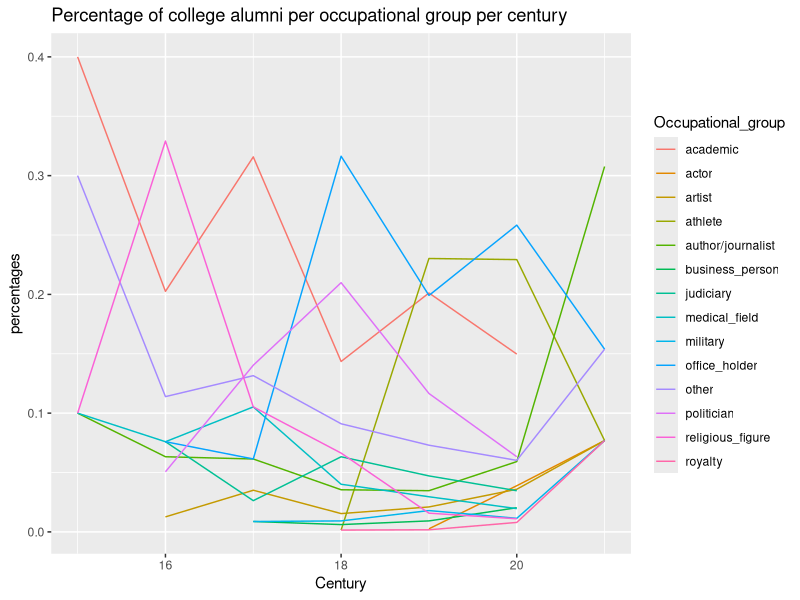
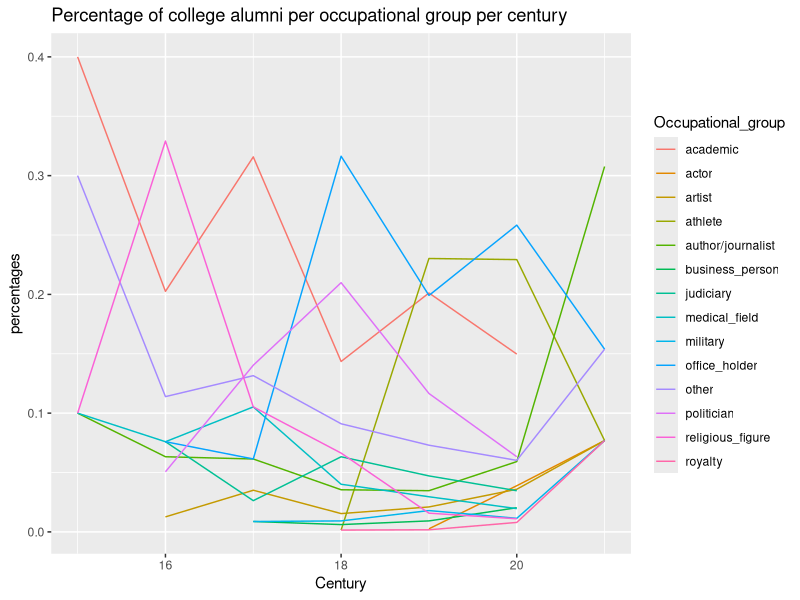

The R source for these figures, in order:
library(tidyverse)
library(ggthemes)

final_people <- read_csv("people_output.csv") |>
  mutate(Birthyear = as.numeric(Birthyear))

#consolidating the data-set to include a separate column for the number of people in each occupational group
cleaned_final_people <- final_people |>
  filter(Birthyear < 2023 ) |>
  mutate(Century = ceiling(Birthyear/100), na.rm=TRUE) |>
  filter(Century>14) |>
  group_by(Occupational_group, Century) |>
  summarise(number_of_people = n())

profession_proportion <- cleaned_final_people|>
  group_by(Century) |>
  mutate(proportion_people = number_of_people / sum(number_of_people))

line_graph_proportions_per_occupation_per_century<-ggplot(data=profession_proportion)+
  aes(x=Century, y=proportion_people, color=Occupational_group)+
  labs(title="Percentage of college alumni per occupational group per century")+
  labs(y="percentages", x="Century")+
  geom_line()
print(line_graph_proportions_per_occupation_per_century)


ggsave('line_graph_proportions_per_occupation_per_century.pdf', plot=line_graph_proportions_per_occupation_per_century)


